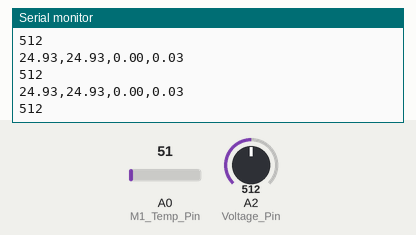
Simulated run of this sketch. Board: Arduino Uno, built with avr-gcc and run on an emulated ATmega328P. Shown: the last lines printed to the serial monitor. Inputs (shaded band) come from the test bench; at power-on: A0 (M1_Temp_Pin) = 51, A2 (Voltage_Pin) = 512.

Above: at 1.2 s.
1.3 s: A0 (M1_Temp_Pin) set to 61
At 1.54 s:
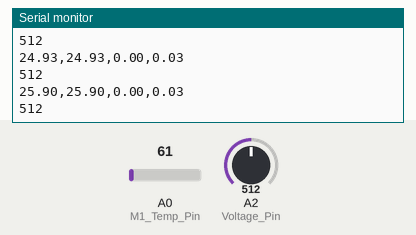
2.8 s: A2 (Voltage_Pin) set to 716
At 2.87 s:
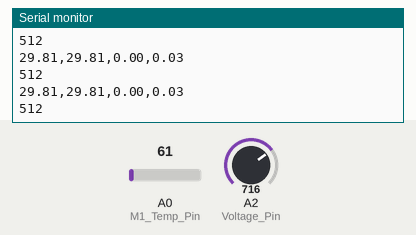
4.3 s: A0 (M1_Temp_Pin) set to 71
At 4.46 s:
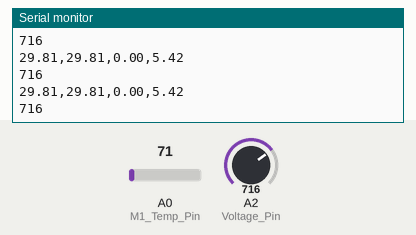
5.8 s: A2 (Voltage_Pin) set to 900
At 6.05 s:
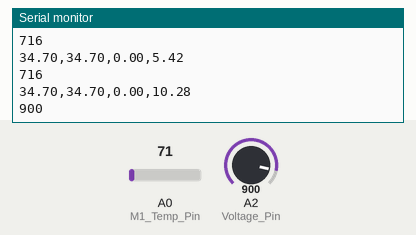
Timing chart, 0 to 8.3 s (numbered marks = the images above; inputs shaded):
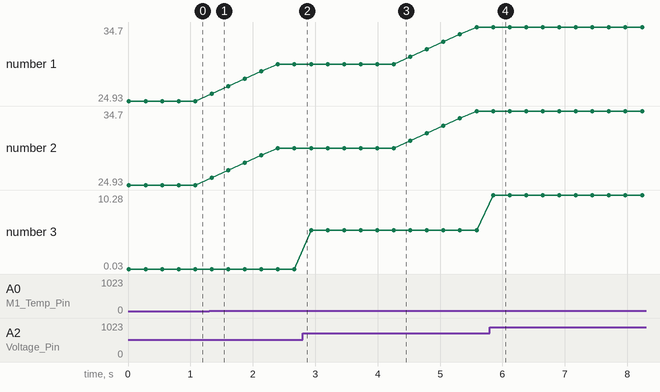

The sketch:

telemetria_v0.0.3.ino.ino
```cpp
#define M1_Temp_Pin A0
#define M2_Temp_Pin A1
#define Voltage_Pin A2
#define Current_Pin 4

float M1_temp[5];
float M2_temp[5];
float voltage;
float current;
int sensorValue_aux = 0;
float sensorValue = 0;
float voltsporUnidade = 0.004887586;

void setup() {
Serial.begin(9600);
pinMode(Voltage_Pin, INPUT);
M1_temp[0] = (float(analogRead(M1_Temp_Pin))*5/(1023))/0.01;
M1_temp[1] = (float(analogRead(M1_Temp_Pin))*5/(1023))/0.01;
M1_temp[2] = (float(analogRead(M1_Temp_Pin))*5/(1023))/0.01;
M1_temp[3] = (float(analogRead(M1_Temp_Pin))*5/(1023))/0.01;
M1_temp[4] = (float(analogRead(M1_Temp_Pin))*5/(1023))/0.01;
M2_temp[0] = (float(analogRead(M1_Temp_Pin))*5/(1023))/0.01;
M2_temp[1] = (float(analogRead(M1_Temp_Pin))*5/(1023))/0.01;
M2_temp[2] = (float(analogRead(M1_Temp_Pin))*5/(1023))/0.01;
M2_temp[3] = (float(analogRead(M1_Temp_Pin))*5/(1023))/0.01;
M2_temp[4] = (float(analogRead(M1_Temp_Pin))*5/(1023))/0.01;
}

void loop() {

M1_temp[4]=M1_temp[3];
M1_temp[3]=M1_temp[2];
M1_temp[2]=M1_temp[1];
M1_temp[1]=M1_temp[0];
M2_temp[4]=M2_temp[3];
M2_temp[3]=M2_temp[2];
M2_temp[2]=M2_temp[1];
M2_temp[1]=M2_temp[0];

M1_temp[0] = (float(analogRead(M1_Temp_Pin))*5/(1023))/0.01;
M2_temp[0] = (float(analogRead(M1_Temp_Pin))*5/(1023))/0.01;

for(int i=100; i>0; i--){
    sensorValue_aux = (analogRead(Voltage_Pin) -511);
    sensorValue += pow(sensorValue_aux,2);
  }
sensorValue = (sqrt(sensorValue/ 100)) * voltsporUnidade;
current = (sensorValue/0.185);


Serial.print((M1_temp[0]+M1_temp[1]+M1_temp[2]+M1_temp[3]+M1_temp[4])/5);
Serial.print(',');
Serial.print((M2_temp[0]+M2_temp[1]+M2_temp[2]+M2_temp[3]+M2_temp[4])/5);
Serial.print(',');
Serial.print(voltage);
Serial.print(',');
Serial.println(current);
Serial.println(analogRead(A2));
delay(250);

sensorValue=0;
}
```

Measured:
- after the input at 1.3 s, the serial monitor: prints a new line at once (image 1)
- after the input at 5.8 s, the serial monitor: prints a new line after 0.05 s (image 4)
- plotted number 1: 24.93 → 29.81 after the input at 1.3 s, 29.81 → 34.7 after the input at 4.3 s
- plotted number 2: 24.93 → 29.81 after the input at 1.3 s, 29.81 → 34.7 after the input at 4.3 s
- plotted number 3: 0.03 → 5.42 after the input at 2.8 s, 5.42 → 10.28 after the input at 5.8 s
